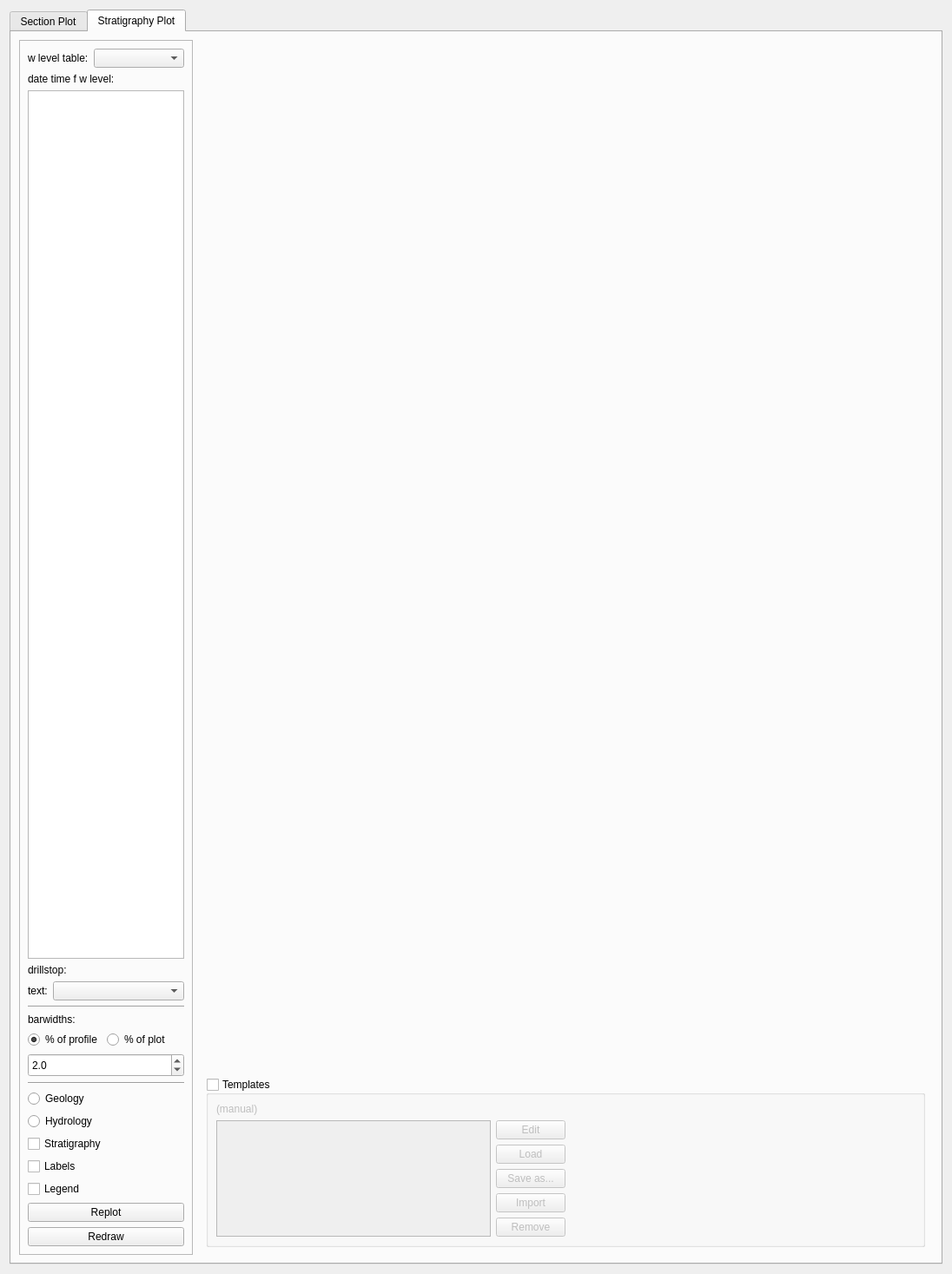
<?xml version="1.0" encoding="UTF-8"?>
<ui version="4.0">
 <class>widget_4</class>
 <widget class="QWidget" name="widget_4">
  <property name="geometry">
   <rect>
    <x>0</x>
    <y>0</y>
    <width>1096</width>
    <height>1467</height>
   </rect>
  </property>
  <property name="windowTitle">
   <string>Midvatten Section and Stratigraphy Plot</string>
  </property>
  <layout class="QHBoxLayout" name="horizontalLayout">
   <item>
    <widget class="QTabWidget" name="tabWidget">
     <property name="currentIndex">
      <number>1</number>
     </property>
     <widget class="QWidget" name="tab">
      <attribute name="title">
       <string>Section Plot</string>
      </attribute>
      <attribute name="toolTip">
       <string>Section plot selected when both OBSIDs and a line object are selected</string>
      </attribute>
      <layout class="QHBoxLayout" name="horizontalLayout_2">
       <item>
        <widget class="QFrame" name="frame">
         <property name="minimumSize">
          <size>
           <width>110</width>
           <height>200</height>
          </size>
         </property>
         <property name="maximumSize">
          <size>
           <width>200</width>
           <height>16777215</height>
          </size>
         </property>
         <property name="frameShape">
          <enum>QFrame::StyledPanel</enum>
         </property>
         <property name="frameShadow">
          <enum>QFrame::Raised</enum>
         </property>
         <layout class="QVBoxLayout" name="verticalLayout_4">
          <item>
           <layout class="QFormLayout" name="formLayout_6">
            <property name="fieldGrowthPolicy">
             <enum>QFormLayout::AllNonFixedFieldsGrow</enum>
            </property>
            <item row="0" column="0">
             <widget class="QLabel" name="label_9">
              <property name="text">
               <string>w level table:</string>
              </property>
              <property name="buddy">
               <cstring>wlvltableComboBox</cstring>
              </property>
             </widget>
            </item>
            <item row="0" column="1">
             <widget class="QComboBox" name="wlvltableComboBox_2">
              <property name="toolTip">
               <string>Table with water level data</string>
              </property>
             </widget>
            </item>
           </layout>
          </item>
          <item>
           <layout class="QVBoxLayout" name="verticalLayout_5">
            <item>
             <widget class="QLabel" name="label_10">
              <property name="sizePolicy">
               <sizepolicy hsizetype="Preferred" vsizetype="Fixed">
                <horstretch>0</horstretch>
                <verstretch>0</verstretch>
               </sizepolicy>
              </property>
              <property name="text">
               <string>date time f w level:</string>
              </property>
              <property name="buddy">
               <cstring>wlvltableComboBox</cstring>
              </property>
             </widget>
            </item>
            <item>
             <widget class="QTextEdit" name="datetimetextEdit_2">
              <property name="toolTip">
               <string>&lt;!DOCTYPE HTML PUBLIC &quot;-//W3C//DTD HTML 4.0//EN&quot; &quot;http://www.w3.org/TR/REC-html40/strict.dtd&quot;&gt;
&lt;html&gt;&lt;head&gt;&lt;meta name=&quot;qrichtext&quot; content=&quot;1&quot; /&gt;&lt;style type=&quot;text/css&quot;&gt;
p, li { white-space: pre-wrap; }
&lt;/style&gt;&lt;/head&gt;&lt;body style=&quot; font-family:'Sans'; font-size:10pt; font-weight:400; font-style:normal;&quot;&gt;
&lt;p style=&quot; margin-top:0px; margin-bottom:0px; margin-left:0px; margin-right:0px; -qt-block-indent:0; text-indent:0px;&quot;&gt;&lt;span style=&quot; font-size:9pt;&quot;&gt;Give date with desired precision, eg: &lt;br /&gt;YYYY&lt;br /&gt;YYYY-MM &lt;br /&gt;YYYY-MM-DD &lt;br /&gt;For each obspoint, the first w level data matching your strings will be used in plot.&lt;/span&gt;&lt;/p&gt;
&lt;p style=&quot;-qt-paragraph-type:empty; margin-top:0px; margin-bottom:0px; margin-left:0px; margin-right:0px; -qt-block-indent:0; text-indent:0px; font-size:9pt;&quot;&gt;&lt;br /&gt;&lt;/p&gt;
&lt;p style=&quot; margin-top:0px; margin-bottom:0px; margin-left:0px; margin-right:0px; -qt-block-indent:0; text-indent:0px;&quot;&gt;&lt;span style=&quot; font-size:9pt;&quot;&gt;(optional&lt;/span&gt;&lt;/p&gt;
&lt;p style=&quot; margin-top:0px; margin-bottom:0px; margin-left:0px; margin-right:0px; -qt-block-indent:0; text-indent:0px;&quot;&gt;&lt;span style=&quot; font-size:9pt;&quot;&gt;By giving obsids separated by ; after the date, only those obsids will be included in each line plot.&lt;/span&gt;&lt;/p&gt;
&lt;p style=&quot; margin-top:0px; margin-bottom:0px; margin-left:0px; margin-right:0px; -qt-block-indent:0; text-indent:0px;&quot;&gt;&lt;span style=&quot; font-size:9pt;&quot;&gt;Ex:&lt;/span&gt;&lt;/p&gt;
&lt;p style=&quot; margin-top:0px; margin-bottom:0px; margin-left:0px; margin-right:0px; -qt-block-indent:0; text-indent:0px;&quot;&gt;&lt;span style=&quot; font-size:9pt;&quot;&gt;YYYY;obsid1;obsid2&lt;/span&gt;&lt;/p&gt;
&lt;p style=&quot; margin-top:0px; margin-bottom:0px; margin-left:0px; margin-right:0px; -qt-block-indent:0; text-indent:0px;&quot;&gt;&lt;span style=&quot; font-size:9pt;&quot;&gt;XXXX;obsid3;obsid4&lt;/span&gt;&lt;/p&gt;
&lt;p style=&quot; margin-top:0px; margin-bottom:0px; margin-left:0px; margin-right:0px; -qt-block-indent:0; text-indent:0px;&quot;&gt;&lt;span style=&quot; font-size:9pt;&quot;&gt;)&lt;/span&gt;&lt;/p&gt;
&lt;p style=&quot;-qt-paragraph-type:empty; margin-top:0px; margin-bottom:0px; margin-left:0px; margin-right:0px; -qt-block-indent:0; text-indent:0px; font-size:9pt;&quot;&gt;&lt;br /&gt;&lt;/p&gt;&lt;/body&gt;&lt;/html&gt;</string>
              </property>
             </widget>
            </item>
           </layout>
          </item>
          <item>
           <layout class="QVBoxLayout" name="verticalLayout_6">
            <item>
             <widget class="QLabel" name="label_11">
              <property name="sizePolicy">
               <sizepolicy hsizetype="Preferred" vsizetype="Fixed">
                <horstretch>0</horstretch>
                <verstretch>0</verstretch>
               </sizepolicy>
              </property>
              <property name="text">
               <string>DEM(s):</string>
              </property>
              <property name="buddy">
               <cstring>wlvltableComboBox</cstring>
              </property>
             </widget>
            </item>
            <item>
             <widget class="QListWidget" name="inData_2">
              <property name="cursor" stdset="0">
               <cursorShape>ArrowCursor</cursorShape>
              </property>
              <property name="toolTip">
               <string>Select among single band floating points rasters (must be visible in qgis project)</string>
              </property>
              <property name="editTriggers">
               <set>QAbstractItemView::DoubleClicked|QAbstractItemView::EditKeyPressed</set>
              </property>
              <property name="selectionMode">
               <enum>QAbstractItemView::MultiSelection</enum>
              </property>
              <property name="viewMode">
               <enum>QListView::ListMode</enum>
              </property>
             </widget>
            </item>
           </layout>
          </item>
          <item>
           <layout class="QFormLayout" name="formLayout_4">
            <property name="fieldGrowthPolicy">
             <enum>QFormLayout::AllNonFixedFieldsGrow</enum>
            </property>
            <item row="0" column="0">
             <widget class="QLabel" name="label_12">
              <property name="text">
               <string>drillstop:</string>
              </property>
              <property name="buddy">
               <cstring>wlvltableComboBox</cstring>
              </property>
             </widget>
            </item>
            <item row="0" column="1">
             <widget class="QLineEdit" name="drillstoplineEdit_2">
              <property name="toolTip">
               <string extracomment="not yet implemented">select specific drillstop that will be indicated in plot, use % for wildcard</string>
              </property>
             </widget>
            </item>
           </layout>
          </item>
          <item>
           <layout class="QFormLayout" name="formLayout_7">
            <property name="fieldGrowthPolicy">
             <enum>QFormLayout::AllNonFixedFieldsGrow</enum>
            </property>
            <item row="0" column="0">
             <widget class="QLabel" name="label_13">
              <property name="text">
               <string>text:</string>
              </property>
              <property name="buddy">
               <cstring>wlvltableComboBox</cstring>
              </property>
             </widget>
            </item>
            <item row="0" column="1">
             <widget class="QComboBox" name="textcolComboBox_2">
              <property name="enabled">
               <bool>true</bool>
              </property>
             </widget>
            </item>
           </layout>
          </item>
          <item>
           <widget class="Line" name="line_3">
            <property name="orientation">
             <enum>Qt::Horizontal</enum>
            </property>
           </widget>
          </item>
          <item>
           <layout class="QFormLayout" name="formLayout_8">
            <property name="fieldGrowthPolicy">
             <enum>QFormLayout::AllNonFixedFieldsGrow</enum>
            </property>
            <item row="0" column="0">
             <widget class="QLabel" name="label_14">
              <property name="text">
               <string>barwidths:</string>
              </property>
              <property name="buddy">
               <cstring>wlvltableComboBox</cstring>
              </property>
             </widget>
            </item>
            <item row="1" column="0">
             <widget class="QRadioButton" name="width_of_profile_2">
              <property name="text">
               <string>% of profile</string>
              </property>
              <property name="checked">
               <bool>true</bool>
              </property>
             </widget>
            </item>
            <item row="1" column="1">
             <widget class="QRadioButton" name="width_of_plot_2">
              <property name="text">
               <string>% of plot</string>
              </property>
             </widget>
            </item>
            <item row="2" column="0" colspan="2">
             <widget class="QDoubleSpinBox" name="barwidthdoubleSpinBox_2">
              <property name="minimumSize">
               <size>
                <width>0</width>
                <height>27</height>
               </size>
              </property>
              <property name="toolTip">
               <string>give stratigraphy bar width (% of full scale) which also affects sampling interval for DEM(s)</string>
              </property>
              <property name="decimals">
               <number>1</number>
              </property>
              <property name="value">
               <double>2.000000000000000</double>
              </property>
             </widget>
            </item>
           </layout>
          </item>
          <item>
           <widget class="Line" name="line_4">
            <property name="orientation">
             <enum>Qt::Horizontal</enum>
            </property>
           </widget>
          </item>
          <item>
           <widget class="QCheckBox" name="Stratigraphy_checkBox_2">
            <property name="font">
             <font>
              <pointsize>9</pointsize>
             </font>
            </property>
            <property name="text">
             <string>Stratigraphy</string>
            </property>
            <property name="checked">
             <bool>false</bool>
            </property>
           </widget>
          </item>
          <item>
           <widget class="QCheckBox" name="Labels_checkBox_2">
            <property name="font">
             <font>
              <pointsize>9</pointsize>
             </font>
            </property>
            <property name="text">
             <string>Labels</string>
            </property>
           </widget>
          </item>
          <item>
           <widget class="QPushButton" name="pushButton_2">
            <property name="maximumSize">
             <size>
              <width>250</width>
              <height>16777215</height>
             </size>
            </property>
            <property name="text">
             <string>Replot</string>
            </property>
           </widget>
          </item>
          <item>
           <widget class="QPushButton" name="redraw_2">
            <property name="maximumSize">
             <size>
              <width>250</width>
              <height>16777215</height>
             </size>
            </property>
            <property name="text">
             <string>Redraw</string>
            </property>
           </widget>
          </item>
         </layout>
        </widget>
       </item>
       <item>
        <widget class="QWidget" name="plotareawidget" native="true">
         <property name="minimumSize">
          <size>
           <width>500</width>
           <height>0</height>
          </size>
         </property>
         <layout class="QGridLayout" name="gridLayout_2">
          <item row="1" column="0">
           <widget class="QGroupBox" name="chart_settings_2">
            <property name="sizePolicy">
             <sizepolicy hsizetype="Preferred" vsizetype="Preferred">
              <horstretch>0</horstretch>
              <verstretch>0</verstretch>
             </sizepolicy>
            </property>
            <property name="title">
             <string>Templates</string>
            </property>
            <property name="checkable">
             <bool>true</bool>
            </property>
            <property name="checked">
             <bool>false</bool>
            </property>
            <layout class="QGridLayout" name="gridLayout_6">
             <item row="1" column="0">
              <layout class="QGridLayout" name="gridLayout_7">
               <property name="sizeConstraint">
                <enum>QLayout::SetDefaultConstraint</enum>
               </property>
               <item row="1" column="2">
                <widget class="QPushButton" name="edit_button_2">
                 <property name="toolTip">
                  <string>&lt;html&gt;&lt;head/&gt;&lt;body&gt;&lt;p&gt;Edit current loaded template.&lt;/p&gt;&lt;p&gt;Note: Changes are not saved to a template file. Use Save as... to save changes to file.&lt;br/&gt;&lt;/p&gt;&lt;/body&gt;&lt;/html&gt;</string>
                 </property>
                 <property name="text">
                  <string>Edit</string>
                 </property>
                </widget>
               </item>
               <item row="0" column="0">
                <widget class="QLabel" name="template_plot_label_2">
                 <property name="text">
                  <string>(manual)</string>
                 </property>
                 <property name="openExternalLinks">
                  <bool>true</bool>
                 </property>
                </widget>
               </item>
               <item row="0" column="2">
                <widget class="QLabel" name="label_8">
                 <property name="text">
                  <string/>
                 </property>
                </widget>
               </item>
               <item row="2" column="2">
                <widget class="QPushButton" name="load_button_2">
                 <property name="toolTip">
                  <string>&lt;html&gt;&lt;head/&gt;&lt;body&gt;&lt;p&gt;Load the selected template.&lt;/p&gt;&lt;/body&gt;&lt;/html&gt;</string>
                 </property>
                 <property name="text">
                  <string>Load</string>
                 </property>
                </widget>
               </item>
               <item row="1" column="0" rowspan="5">
                <widget class="QListWidget" name="template_list_2"/>
               </item>
               <item row="4" column="2">
                <widget class="QPushButton" name="import_button_2">
                 <property name="toolTip">
                  <string>&lt;html&gt;&lt;head/&gt;&lt;body&gt;&lt;p&gt;Import template files.&lt;/p&gt;&lt;/body&gt;&lt;/html&gt;</string>
                 </property>
                 <property name="text">
                  <string>Import</string>
                 </property>
                </widget>
               </item>
               <item row="5" column="2">
                <widget class="QPushButton" name="remove_button_2">
                 <property name="toolTip">
                  <string>&lt;html&gt;&lt;head/&gt;&lt;body&gt;&lt;p&gt;Remove a template from the list.&lt;/p&gt;&lt;p&gt;&lt;br/&gt;&lt;/p&gt;&lt;p&gt;Note:&lt;/p&gt;&lt;p&gt;* Saved template files will not be removed from disk.&lt;/p&gt;&lt;p&gt;* Templates in default template folder will reappear again next time Section plot is used.&lt;/p&gt;&lt;/body&gt;&lt;/html&gt;</string>
                 </property>
                 <property name="text">
                  <string>Remove</string>
                 </property>
                </widget>
               </item>
               <item row="3" column="2">
                <widget class="QPushButton" name="save_as_button_2">
                 <property name="toolTip">
                  <string>&lt;html&gt;&lt;head/&gt;&lt;body&gt;&lt;p&gt;Save the loaded template to file.&lt;/p&gt;&lt;/body&gt;&lt;/html&gt;</string>
                 </property>
                 <property name="text">
                  <string>Save as...</string>
                 </property>
                </widget>
               </item>
              </layout>
             </item>
             <item row="1" column="2">
              <spacer name="horizontalSpacer_2">
               <property name="orientation">
                <enum>Qt::Horizontal</enum>
               </property>
               <property name="sizeHint" stdset="0">
                <size>
                 <width>40</width>
                 <height>20</height>
                </size>
               </property>
              </spacer>
             </item>
            </layout>
           </widget>
          </item>
          <item row="0" column="0">
           <widget class="QWidget" name="widget_2" native="true">
            <property name="sizePolicy">
             <sizepolicy hsizetype="Preferred" vsizetype="Expanding">
              <horstretch>0</horstretch>
              <verstretch>0</verstretch>
             </sizepolicy>
            </property>
            <layout class="QVBoxLayout" name="mplplotlayout_2"/>
           </widget>
          </item>
         </layout>
        </widget>
       </item>
      </layout>
     </widget>
     <widget class="QWidget" name="tab_2">
      <attribute name="title">
       <string>Stratigraphy Plot</string>
      </attribute>
      <attribute name="toolTip">
       <string>Stratigraphy plot selected when just OBSIDs and no line object is selected</string>
      </attribute>
      <layout class="QHBoxLayout" name="horizontalLayout_3">
       <item>
        <widget class="QFrame" name="frame_2">
         <property name="minimumSize">
          <size>
           <width>110</width>
           <height>200</height>
          </size>
         </property>
         <property name="maximumSize">
          <size>
           <width>200</width>
           <height>16777215</height>
          </size>
         </property>
         <property name="frameShape">
          <enum>QFrame::StyledPanel</enum>
         </property>
         <property name="frameShadow">
          <enum>QFrame::Raised</enum>
         </property>
         <layout class="QVBoxLayout" name="verticalLayout_7">
          <item>
           <layout class="QFormLayout" name="formLayout_9">
            <property name="fieldGrowthPolicy">
             <enum>QFormLayout::AllNonFixedFieldsGrow</enum>
            </property>
            <item row="0" column="0">
             <widget class="QLabel" name="label_16">
              <property name="text">
               <string>w level table:</string>
              </property>
              <property name="buddy">
               <cstring>wlvltableComboBox</cstring>
              </property>
             </widget>
            </item>
            <item row="0" column="1">
             <widget class="QComboBox" name="wlvltableComboBox_3">
              <property name="toolTip">
               <string>Table with water level data</string>
              </property>
             </widget>
            </item>
           </layout>
          </item>
          <item>
           <layout class="QVBoxLayout" name="verticalLayout_8">
            <item>
             <widget class="QLabel" name="label_17">
              <property name="sizePolicy">
               <sizepolicy hsizetype="Preferred" vsizetype="Fixed">
                <horstretch>0</horstretch>
                <verstretch>0</verstretch>
               </sizepolicy>
              </property>
              <property name="text">
               <string>date time f w level:</string>
              </property>
              <property name="buddy">
               <cstring>wlvltableComboBox</cstring>
              </property>
             </widget>
            </item>
            <item>
             <widget class="QTextEdit" name="datetimetextEdit_3">
              <property name="toolTip">
               <string>&lt;!DOCTYPE HTML PUBLIC &quot;-//W3C//DTD HTML 4.0//EN&quot; &quot;http://www.w3.org/TR/REC-html40/strict.dtd&quot;&gt;
&lt;html&gt;&lt;head&gt;&lt;meta name=&quot;qrichtext&quot; content=&quot;1&quot; /&gt;&lt;style type=&quot;text/css&quot;&gt;
p, li { white-space: pre-wrap; }
&lt;/style&gt;&lt;/head&gt;&lt;body style=&quot; font-family:'Sans'; font-size:10pt; font-weight:400; font-style:normal;&quot;&gt;
&lt;p style=&quot; margin-top:0px; margin-bottom:0px; margin-left:0px; margin-right:0px; -qt-block-indent:0; text-indent:0px;&quot;&gt;&lt;span style=&quot; font-size:9pt;&quot;&gt;Give date with desired precision, eg: &lt;br /&gt;YYYY&lt;br /&gt;YYYY-MM &lt;br /&gt;YYYY-MM-DD &lt;br /&gt;For each obspoint, the first w level data matching your strings will be used in plot.&lt;/span&gt;&lt;/p&gt;
&lt;p style=&quot;-qt-paragraph-type:empty; margin-top:0px; margin-bottom:0px; margin-left:0px; margin-right:0px; -qt-block-indent:0; text-indent:0px; font-size:9pt;&quot;&gt;&lt;br /&gt;&lt;/p&gt;
&lt;p style=&quot; margin-top:0px; margin-bottom:0px; margin-left:0px; margin-right:0px; -qt-block-indent:0; text-indent:0px;&quot;&gt;&lt;span style=&quot; font-size:9pt;&quot;&gt;(optional&lt;/span&gt;&lt;/p&gt;
&lt;p style=&quot; margin-top:0px; margin-bottom:0px; margin-left:0px; margin-right:0px; -qt-block-indent:0; text-indent:0px;&quot;&gt;&lt;span style=&quot; font-size:9pt;&quot;&gt;By giving obsids separated by ; after the date, only those obsids will be included in each line plot.&lt;/span&gt;&lt;/p&gt;
&lt;p style=&quot; margin-top:0px; margin-bottom:0px; margin-left:0px; margin-right:0px; -qt-block-indent:0; text-indent:0px;&quot;&gt;&lt;span style=&quot; font-size:9pt;&quot;&gt;Ex:&lt;/span&gt;&lt;/p&gt;
&lt;p style=&quot; margin-top:0px; margin-bottom:0px; margin-left:0px; margin-right:0px; -qt-block-indent:0; text-indent:0px;&quot;&gt;&lt;span style=&quot; font-size:9pt;&quot;&gt;YYYY;obsid1;obsid2&lt;/span&gt;&lt;/p&gt;
&lt;p style=&quot; margin-top:0px; margin-bottom:0px; margin-left:0px; margin-right:0px; -qt-block-indent:0; text-indent:0px;&quot;&gt;&lt;span style=&quot; font-size:9pt;&quot;&gt;XXXX;obsid3;obsid4&lt;/span&gt;&lt;/p&gt;
&lt;p style=&quot; margin-top:0px; margin-bottom:0px; margin-left:0px; margin-right:0px; -qt-block-indent:0; text-indent:0px;&quot;&gt;&lt;span style=&quot; font-size:9pt;&quot;&gt;)&lt;/span&gt;&lt;/p&gt;
&lt;p style=&quot;-qt-paragraph-type:empty; margin-top:0px; margin-bottom:0px; margin-left:0px; margin-right:0px; -qt-block-indent:0; text-indent:0px; font-size:9pt;&quot;&gt;&lt;br /&gt;&lt;/p&gt;&lt;/body&gt;&lt;/html&gt;</string>
              </property>
             </widget>
            </item>
           </layout>
          </item>
          <item>
           <layout class="QVBoxLayout" name="verticalLayout_9"/>
          </item>
          <item>
           <layout class="QFormLayout" name="formLayout_10">
            <property name="fieldGrowthPolicy">
             <enum>QFormLayout::AllNonFixedFieldsGrow</enum>
            </property>
            <item row="0" column="0">
             <widget class="QLabel" name="label_19">
              <property name="text">
               <string>drillstop:</string>
              </property>
              <property name="buddy">
               <cstring>wlvltableComboBox</cstring>
              </property>
             </widget>
            </item>
           </layout>
          </item>
          <item>
           <layout class="QFormLayout" name="formLayout_11">
            <property name="fieldGrowthPolicy">
             <enum>QFormLayout::AllNonFixedFieldsGrow</enum>
            </property>
            <item row="0" column="0">
             <widget class="QLabel" name="label_20">
              <property name="text">
               <string>text:</string>
              </property>
              <property name="buddy">
               <cstring>wlvltableComboBox</cstring>
              </property>
             </widget>
            </item>
            <item row="0" column="1">
             <widget class="QComboBox" name="textcolComboBox_3">
              <property name="enabled">
               <bool>true</bool>
              </property>
             </widget>
            </item>
           </layout>
          </item>
          <item>
           <widget class="Line" name="line_5">
            <property name="orientation">
             <enum>Qt::Horizontal</enum>
            </property>
           </widget>
          </item>
          <item>
           <layout class="QFormLayout" name="formLayout_12">
            <property name="fieldGrowthPolicy">
             <enum>QFormLayout::AllNonFixedFieldsGrow</enum>
            </property>
            <item row="0" column="0">
             <widget class="QLabel" name="label_21">
              <property name="text">
               <string>barwidths:</string>
              </property>
              <property name="buddy">
               <cstring>wlvltableComboBox</cstring>
              </property>
             </widget>
            </item>
            <item row="1" column="0">
             <widget class="QRadioButton" name="width_of_profile_3">
              <property name="text">
               <string>% of profile</string>
              </property>
              <property name="checked">
               <bool>true</bool>
              </property>
             </widget>
            </item>
            <item row="1" column="1">
             <widget class="QRadioButton" name="width_of_plot_3">
              <property name="text">
               <string>% of plot</string>
              </property>
             </widget>
            </item>
            <item row="2" column="0" colspan="2">
             <widget class="QDoubleSpinBox" name="barwidthdoubleSpinBox_3">
              <property name="minimumSize">
               <size>
                <width>0</width>
                <height>27</height>
               </size>
              </property>
              <property name="toolTip">
               <string>give stratigraphy bar width (% of full scale) which also affects sampling interval for DEM(s)</string>
              </property>
              <property name="decimals">
               <number>1</number>
              </property>
              <property name="value">
               <double>2.000000000000000</double>
              </property>
             </widget>
            </item>
           </layout>
          </item>
          <item>
           <widget class="Line" name="line_6">
            <property name="orientation">
             <enum>Qt::Horizontal</enum>
            </property>
           </widget>
          </item>
          <item>
           <widget class="QRadioButton" name="radioButton">
            <property name="font">
             <font>
              <pointsize>9</pointsize>
             </font>
            </property>
            <property name="text">
             <string>Geology</string>
            </property>
           </widget>
          </item>
          <item>
           <widget class="QRadioButton" name="radioButton_2">
            <property name="font">
             <font>
              <pointsize>9</pointsize>
             </font>
            </property>
            <property name="text">
             <string>Hydrology</string>
            </property>
           </widget>
          </item>
          <item>
           <widget class="QCheckBox" name="Stratigraphy_checkBox_3">
            <property name="font">
             <font>
              <pointsize>9</pointsize>
             </font>
            </property>
            <property name="text">
             <string>Stratigraphy</string>
            </property>
            <property name="checked">
             <bool>false</bool>
            </property>
           </widget>
          </item>
          <item>
           <widget class="QCheckBox" name="Labels_checkBox_3">
            <property name="font">
             <font>
              <pointsize>9</pointsize>
             </font>
            </property>
            <property name="text">
             <string>Labels</string>
            </property>
           </widget>
          </item>
          <item>
           <widget class="QCheckBox" name="checkBox">
            <property name="font">
             <font>
              <pointsize>9</pointsize>
             </font>
            </property>
            <property name="text">
             <string>Legend</string>
            </property>
           </widget>
          </item>
          <item>
           <widget class="QPushButton" name="pushButton_3">
            <property name="maximumSize">
             <size>
              <width>250</width>
              <height>16777215</height>
             </size>
            </property>
            <property name="text">
             <string>Replot</string>
            </property>
           </widget>
          </item>
          <item>
           <widget class="QPushButton" name="redraw_3">
            <property name="maximumSize">
             <size>
              <width>250</width>
              <height>16777215</height>
             </size>
            </property>
            <property name="text">
             <string>Redraw</string>
            </property>
           </widget>
          </item>
         </layout>
        </widget>
       </item>
       <item>
        <widget class="QWidget" name="plotareawidget_2" native="true">
         <property name="minimumSize">
          <size>
           <width>500</width>
           <height>0</height>
          </size>
         </property>
         <layout class="QGridLayout" name="gridLayout_3">
          <item row="1" column="0">
           <widget class="QGroupBox" name="chart_settings_3">
            <property name="sizePolicy">
             <sizepolicy hsizetype="Preferred" vsizetype="Preferred">
              <horstretch>0</horstretch>
              <verstretch>0</verstretch>
             </sizepolicy>
            </property>
            <property name="title">
             <string>Templates</string>
            </property>
            <property name="checkable">
             <bool>true</bool>
            </property>
            <property name="checked">
             <bool>false</bool>
            </property>
            <layout class="QGridLayout" name="gridLayout_8">
             <item row="1" column="0">
              <layout class="QGridLayout" name="gridLayout_9">
               <property name="sizeConstraint">
                <enum>QLayout::SetDefaultConstraint</enum>
               </property>
               <item row="1" column="2">
                <widget class="QPushButton" name="edit_button_3">
                 <property name="toolTip">
                  <string>&lt;html&gt;&lt;head/&gt;&lt;body&gt;&lt;p&gt;Edit current loaded template.&lt;/p&gt;&lt;p&gt;Note: Changes are not saved to a template file. Use Save as... to save changes to file.&lt;br/&gt;&lt;/p&gt;&lt;/body&gt;&lt;/html&gt;</string>
                 </property>
                 <property name="text">
                  <string>Edit</string>
                 </property>
                </widget>
               </item>
               <item row="0" column="0">
                <widget class="QLabel" name="template_plot_label_3">
                 <property name="text">
                  <string>(manual)</string>
                 </property>
                 <property name="openExternalLinks">
                  <bool>true</bool>
                 </property>
                </widget>
               </item>
               <item row="0" column="2">
                <widget class="QLabel" name="label_15">
                 <property name="text">
                  <string/>
                 </property>
                </widget>
               </item>
               <item row="2" column="2">
                <widget class="QPushButton" name="load_button_3">
                 <property name="toolTip">
                  <string>&lt;html&gt;&lt;head/&gt;&lt;body&gt;&lt;p&gt;Load the selected template.&lt;/p&gt;&lt;/body&gt;&lt;/html&gt;</string>
                 </property>
                 <property name="text">
                  <string>Load</string>
                 </property>
                </widget>
               </item>
               <item row="1" column="0" rowspan="5">
                <widget class="QListWidget" name="template_list_3"/>
               </item>
               <item row="4" column="2">
                <widget class="QPushButton" name="import_button_3">
                 <property name="toolTip">
                  <string>&lt;html&gt;&lt;head/&gt;&lt;body&gt;&lt;p&gt;Import template files.&lt;/p&gt;&lt;/body&gt;&lt;/html&gt;</string>
                 </property>
                 <property name="text">
                  <string>Import</string>
                 </property>
                </widget>
               </item>
               <item row="5" column="2">
                <widget class="QPushButton" name="remove_button_3">
                 <property name="toolTip">
                  <string>&lt;html&gt;&lt;head/&gt;&lt;body&gt;&lt;p&gt;Remove a template from the list.&lt;/p&gt;&lt;p&gt;&lt;br/&gt;&lt;/p&gt;&lt;p&gt;Note:&lt;/p&gt;&lt;p&gt;* Saved template files will not be removed from disk.&lt;/p&gt;&lt;p&gt;* Templates in default template folder will reappear again next time Section plot is used.&lt;/p&gt;&lt;/body&gt;&lt;/html&gt;</string>
                 </property>
                 <property name="text">
                  <string>Remove</string>
                 </property>
                </widget>
               </item>
               <item row="3" column="2">
                <widget class="QPushButton" name="save_as_button_3">
                 <property name="toolTip">
                  <string>&lt;html&gt;&lt;head/&gt;&lt;body&gt;&lt;p&gt;Save the loaded template to file.&lt;/p&gt;&lt;/body&gt;&lt;/html&gt;</string>
                 </property>
                 <property name="text">
                  <string>Save as...</string>
                 </property>
                </widget>
               </item>
              </layout>
             </item>
             <item row="1" column="2">
              <spacer name="horizontalSpacer_3">
               <property name="orientation">
                <enum>Qt::Horizontal</enum>
               </property>
               <property name="sizeHint" stdset="0">
                <size>
                 <width>40</width>
                 <height>20</height>
                </size>
               </property>
              </spacer>
             </item>
            </layout>
           </widget>
          </item>
          <item row="0" column="0">
           <widget class="QWidget" name="widget_3" native="true">
            <property name="sizePolicy">
             <sizepolicy hsizetype="Preferred" vsizetype="Expanding">
              <horstretch>0</horstretch>
              <verstretch>0</verstretch>
             </sizepolicy>
            </property>
            <layout class="QVBoxLayout" name="mplplotlayout_3"/>
           </widget>
          </item>
         </layout>
        </widget>
       </item>
      </layout>
     </widget>
    </widget>
   </item>
  </layout>
 </widget>
 <resources/>
 <connections/>
</ui>
